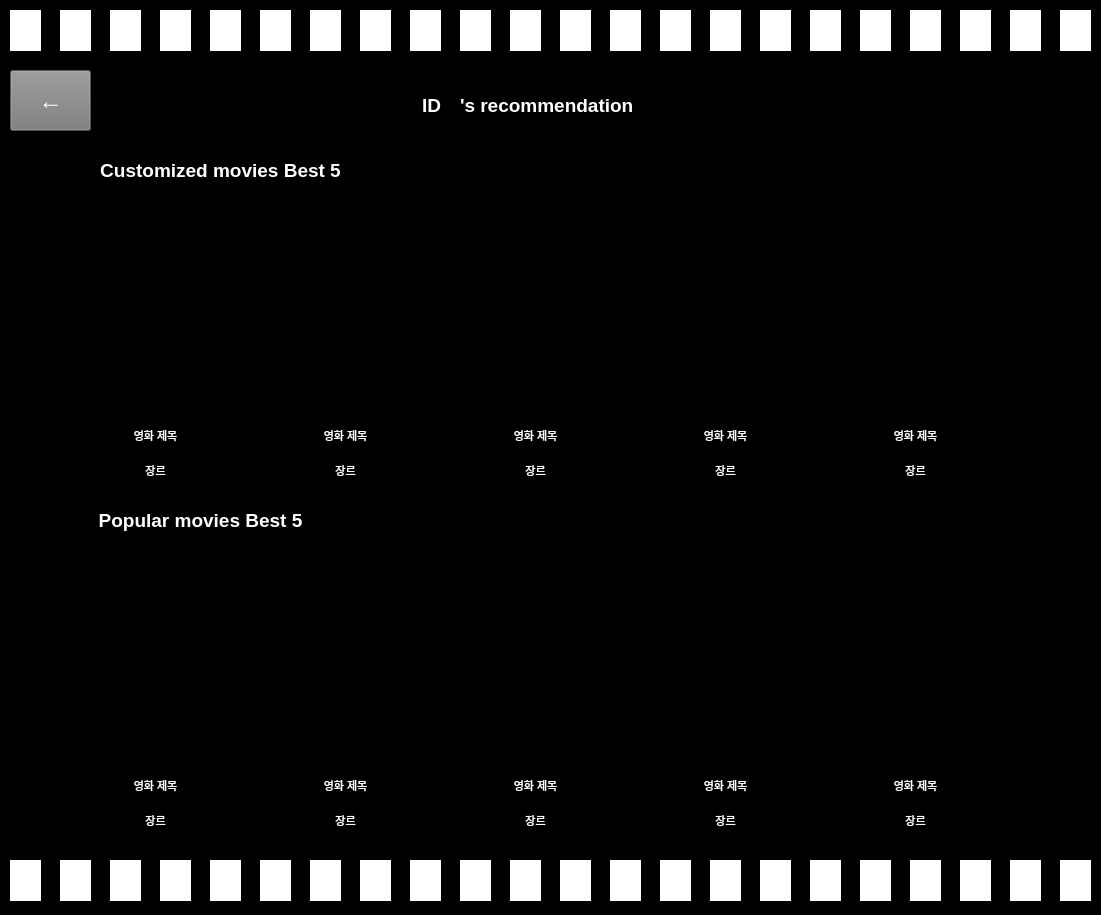
<?xml version="1.0" encoding="UTF-8"?>
<ui version="4.0">
 <class>MainWindow</class>
 <widget class="QMainWindow" name="MainWindow">
  <property name="geometry">
   <rect>
    <x>0</x>
    <y>0</y>
    <width>1101</width>
    <height>915</height>
   </rect>
  </property>
  <property name="windowTitle">
   <string>MainWindow</string>
  </property>
  <property name="styleSheet">
   <string notr="true">background-color: rgb(0, 0, 0);</string>
  </property>
  <widget class="QWidget" name="centralwidget">
   <property name="autoFillBackground">
    <bool>false</bool>
   </property>
   <widget class="QLabel" name="label">
    <property name="geometry">
     <rect>
      <x>10</x>
      <y>10</y>
      <width>31</width>
      <height>41</height>
     </rect>
    </property>
    <property name="styleSheet">
     <string notr="true">background-color: rgb(255, 255, 255);</string>
    </property>
    <property name="text">
     <string/>
    </property>
   </widget>
   <widget class="QLabel" name="label_2">
    <property name="geometry">
     <rect>
      <x>60</x>
      <y>10</y>
      <width>31</width>
      <height>41</height>
     </rect>
    </property>
    <property name="styleSheet">
     <string notr="true">background-color: rgb(255, 255, 255);</string>
    </property>
    <property name="text">
     <string/>
    </property>
   </widget>
   <widget class="QLabel" name="label_3">
    <property name="geometry">
     <rect>
      <x>110</x>
      <y>10</y>
      <width>31</width>
      <height>41</height>
     </rect>
    </property>
    <property name="styleSheet">
     <string notr="true">background-color: rgb(255, 255, 255);</string>
    </property>
    <property name="text">
     <string/>
    </property>
   </widget>
   <widget class="QLabel" name="label_4">
    <property name="geometry">
     <rect>
      <x>160</x>
      <y>10</y>
      <width>31</width>
      <height>41</height>
     </rect>
    </property>
    <property name="styleSheet">
     <string notr="true">background-color: rgb(255, 255, 255);</string>
    </property>
    <property name="text">
     <string/>
    </property>
   </widget>
   <widget class="QLabel" name="label_5">
    <property name="geometry">
     <rect>
      <x>210</x>
      <y>10</y>
      <width>31</width>
      <height>41</height>
     </rect>
    </property>
    <property name="styleSheet">
     <string notr="true">background-color: rgb(255, 255, 255);</string>
    </property>
    <property name="text">
     <string/>
    </property>
   </widget>
   <widget class="QLabel" name="label_6">
    <property name="geometry">
     <rect>
      <x>260</x>
      <y>10</y>
      <width>31</width>
      <height>41</height>
     </rect>
    </property>
    <property name="styleSheet">
     <string notr="true">background-color: rgb(255, 255, 255);</string>
    </property>
    <property name="text">
     <string/>
    </property>
   </widget>
   <widget class="QLabel" name="label_7">
    <property name="geometry">
     <rect>
      <x>310</x>
      <y>10</y>
      <width>31</width>
      <height>41</height>
     </rect>
    </property>
    <property name="styleSheet">
     <string notr="true">background-color: rgb(255, 255, 255);</string>
    </property>
    <property name="text">
     <string/>
    </property>
   </widget>
   <widget class="QLabel" name="label_8">
    <property name="geometry">
     <rect>
      <x>360</x>
      <y>10</y>
      <width>31</width>
      <height>41</height>
     </rect>
    </property>
    <property name="styleSheet">
     <string notr="true">background-color: rgb(255, 255, 255);</string>
    </property>
    <property name="text">
     <string/>
    </property>
   </widget>
   <widget class="QLabel" name="label_9">
    <property name="geometry">
     <rect>
      <x>410</x>
      <y>10</y>
      <width>31</width>
      <height>41</height>
     </rect>
    </property>
    <property name="styleSheet">
     <string notr="true">background-color: rgb(255, 255, 255);</string>
    </property>
    <property name="text">
     <string/>
    </property>
   </widget>
   <widget class="QLabel" name="label_10">
    <property name="geometry">
     <rect>
      <x>460</x>
      <y>10</y>
      <width>31</width>
      <height>41</height>
     </rect>
    </property>
    <property name="styleSheet">
     <string notr="true">background-color: rgb(255, 255, 255);</string>
    </property>
    <property name="text">
     <string/>
    </property>
   </widget>
   <widget class="QLabel" name="label_11">
    <property name="geometry">
     <rect>
      <x>510</x>
      <y>10</y>
      <width>31</width>
      <height>41</height>
     </rect>
    </property>
    <property name="styleSheet">
     <string notr="true">background-color: rgb(255, 255, 255);</string>
    </property>
    <property name="text">
     <string/>
    </property>
   </widget>
   <widget class="QLabel" name="label_14">
    <property name="geometry">
     <rect>
      <x>110</x>
      <y>860</y>
      <width>31</width>
      <height>41</height>
     </rect>
    </property>
    <property name="styleSheet">
     <string notr="true">background-color: rgb(255, 255, 255);</string>
    </property>
    <property name="text">
     <string/>
    </property>
   </widget>
   <widget class="QLabel" name="label_15">
    <property name="geometry">
     <rect>
      <x>260</x>
      <y>860</y>
      <width>31</width>
      <height>41</height>
     </rect>
    </property>
    <property name="styleSheet">
     <string notr="true">background-color: rgb(255, 255, 255);</string>
    </property>
    <property name="text">
     <string/>
    </property>
   </widget>
   <widget class="QLabel" name="label_16">
    <property name="geometry">
     <rect>
      <x>160</x>
      <y>860</y>
      <width>31</width>
      <height>41</height>
     </rect>
    </property>
    <property name="styleSheet">
     <string notr="true">background-color: rgb(255, 255, 255);</string>
    </property>
    <property name="text">
     <string/>
    </property>
   </widget>
   <widget class="QLabel" name="label_17">
    <property name="geometry">
     <rect>
      <x>510</x>
      <y>860</y>
      <width>31</width>
      <height>41</height>
     </rect>
    </property>
    <property name="styleSheet">
     <string notr="true">background-color: rgb(255, 255, 255);</string>
    </property>
    <property name="text">
     <string/>
    </property>
   </widget>
   <widget class="QLabel" name="label_18">
    <property name="geometry">
     <rect>
      <x>10</x>
      <y>860</y>
      <width>31</width>
      <height>41</height>
     </rect>
    </property>
    <property name="styleSheet">
     <string notr="true">background-color: rgb(255, 255, 255);</string>
    </property>
    <property name="text">
     <string/>
    </property>
   </widget>
   <widget class="QLabel" name="label_19">
    <property name="geometry">
     <rect>
      <x>410</x>
      <y>860</y>
      <width>31</width>
      <height>41</height>
     </rect>
    </property>
    <property name="styleSheet">
     <string notr="true">background-color: rgb(255, 255, 255);</string>
    </property>
    <property name="text">
     <string/>
    </property>
   </widget>
   <widget class="QLabel" name="label_20">
    <property name="geometry">
     <rect>
      <x>210</x>
      <y>860</y>
      <width>31</width>
      <height>41</height>
     </rect>
    </property>
    <property name="styleSheet">
     <string notr="true">background-color: rgb(255, 255, 255);</string>
    </property>
    <property name="text">
     <string/>
    </property>
   </widget>
   <widget class="QLabel" name="label_22">
    <property name="geometry">
     <rect>
      <x>310</x>
      <y>860</y>
      <width>31</width>
      <height>41</height>
     </rect>
    </property>
    <property name="styleSheet">
     <string notr="true">background-color: rgb(255, 255, 255);</string>
    </property>
    <property name="text">
     <string/>
    </property>
   </widget>
   <widget class="QLabel" name="label_23">
    <property name="geometry">
     <rect>
      <x>460</x>
      <y>860</y>
      <width>31</width>
      <height>41</height>
     </rect>
    </property>
    <property name="styleSheet">
     <string notr="true">background-color: rgb(255, 255, 255);</string>
    </property>
    <property name="text">
     <string/>
    </property>
   </widget>
   <widget class="QLabel" name="label_25">
    <property name="geometry">
     <rect>
      <x>60</x>
      <y>860</y>
      <width>31</width>
      <height>41</height>
     </rect>
    </property>
    <property name="styleSheet">
     <string notr="true">background-color: rgb(255, 255, 255);</string>
    </property>
    <property name="text">
     <string/>
    </property>
   </widget>
   <widget class="QLabel" name="label_26">
    <property name="geometry">
     <rect>
      <x>360</x>
      <y>860</y>
      <width>31</width>
      <height>41</height>
     </rect>
    </property>
    <property name="styleSheet">
     <string notr="true">background-color: rgb(255, 255, 255);</string>
    </property>
    <property name="text">
     <string/>
    </property>
   </widget>
   <widget class="QLabel" name="label_12">
    <property name="geometry">
     <rect>
      <x>460</x>
      <y>90</y>
      <width>221</width>
      <height>31</height>
     </rect>
    </property>
    <property name="font">
     <font>
      <family>Arial</family>
      <pointsize>14</pointsize>
      <weight>75</weight>
      <bold>true</bold>
     </font>
    </property>
    <property name="styleSheet">
     <string notr="true">color: rgb(255, 255, 255);</string>
    </property>
    <property name="text">
     <string>'s recommendation</string>
    </property>
    <property name="alignment">
     <set>Qt::AlignLeading|Qt::AlignLeft|Qt::AlignVCenter</set>
    </property>
   </widget>
   <widget class="QLabel" name="label_13">
    <property name="geometry">
     <rect>
      <x>50</x>
      <y>160</y>
      <width>341</width>
      <height>21</height>
     </rect>
    </property>
    <property name="font">
     <font>
      <family>Arial</family>
      <pointsize>14</pointsize>
      <weight>75</weight>
      <bold>true</bold>
     </font>
    </property>
    <property name="styleSheet">
     <string notr="true">color: rgb(255, 255, 255);</string>
    </property>
    <property name="text">
     <string>Customized movies Best 5</string>
    </property>
    <property name="alignment">
     <set>Qt::AlignCenter</set>
    </property>
   </widget>
   <widget class="QLabel" name="label_21">
    <property name="geometry">
     <rect>
      <x>380</x>
      <y>90</y>
      <width>61</width>
      <height>31</height>
     </rect>
    </property>
    <property name="font">
     <font>
      <family>Arial</family>
      <pointsize>14</pointsize>
      <weight>75</weight>
      <bold>true</bold>
     </font>
    </property>
    <property name="styleSheet">
     <string notr="true">color: rgb(255, 255, 255);</string>
    </property>
    <property name="text">
     <string>ID</string>
    </property>
    <property name="alignment">
     <set>Qt::AlignRight|Qt::AlignTrailing|Qt::AlignVCenter</set>
    </property>
   </widget>
   <widget class="QPushButton" name="pushButton_3">
    <property name="geometry">
     <rect>
      <x>10</x>
      <y>70</y>
      <width>81</width>
      <height>61</height>
     </rect>
    </property>
    <property name="font">
     <font>
      <family>Arial</family>
      <pointsize>18</pointsize>
     </font>
    </property>
    <property name="styleSheet">
     <string notr="true">background-color: rgb(122, 122, 122);
color: rgb(255, 255, 255);</string>
    </property>
    <property name="text">
     <string>←</string>
    </property>
   </widget>
   <widget class="QGraphicsView" name="graphicsView">
    <property name="geometry">
     <rect>
      <x>70</x>
      <y>200</y>
      <width>171</width>
      <height>211</height>
     </rect>
    </property>
   </widget>
   <widget class="QLabel" name="label_24">
    <property name="geometry">
     <rect>
      <x>70</x>
      <y>420</y>
      <width>171</width>
      <height>31</height>
     </rect>
    </property>
    <property name="font">
     <font>
      <family>Arial</family>
      <pointsize>8</pointsize>
      <weight>50</weight>
      <bold>false</bold>
     </font>
    </property>
    <property name="styleSheet">
     <string notr="true">color: rgb(255, 255, 255);</string>
    </property>
    <property name="text">
     <string>영화 제목</string>
    </property>
    <property name="alignment">
     <set>Qt::AlignCenter</set>
    </property>
   </widget>
   <widget class="QLabel" name="label_31">
    <property name="geometry">
     <rect>
      <x>70</x>
      <y>460</y>
      <width>171</width>
      <height>21</height>
     </rect>
    </property>
    <property name="font">
     <font>
      <family>Arial</family>
      <pointsize>8</pointsize>
      <weight>50</weight>
      <bold>false</bold>
     </font>
    </property>
    <property name="styleSheet">
     <string notr="true">color: rgb(255, 255, 255);</string>
    </property>
    <property name="text">
     <string>장르</string>
    </property>
    <property name="alignment">
     <set>Qt::AlignCenter</set>
    </property>
   </widget>
   <widget class="QLabel" name="label_36">
    <property name="geometry">
     <rect>
      <x>610</x>
      <y>10</y>
      <width>31</width>
      <height>41</height>
     </rect>
    </property>
    <property name="styleSheet">
     <string notr="true">background-color: rgb(255, 255, 255);</string>
    </property>
    <property name="text">
     <string/>
    </property>
   </widget>
   <widget class="QLabel" name="label_37">
    <property name="geometry">
     <rect>
      <x>560</x>
      <y>10</y>
      <width>31</width>
      <height>41</height>
     </rect>
    </property>
    <property name="styleSheet">
     <string notr="true">background-color: rgb(255, 255, 255);</string>
    </property>
    <property name="text">
     <string/>
    </property>
   </widget>
   <widget class="QLabel" name="label_38">
    <property name="geometry">
     <rect>
      <x>660</x>
      <y>10</y>
      <width>31</width>
      <height>41</height>
     </rect>
    </property>
    <property name="styleSheet">
     <string notr="true">background-color: rgb(255, 255, 255);</string>
    </property>
    <property name="text">
     <string/>
    </property>
   </widget>
   <widget class="QLabel" name="label_39">
    <property name="geometry">
     <rect>
      <x>560</x>
      <y>860</y>
      <width>31</width>
      <height>41</height>
     </rect>
    </property>
    <property name="styleSheet">
     <string notr="true">background-color: rgb(255, 255, 255);</string>
    </property>
    <property name="text">
     <string/>
    </property>
   </widget>
   <widget class="QLabel" name="label_40">
    <property name="geometry">
     <rect>
      <x>660</x>
      <y>860</y>
      <width>31</width>
      <height>41</height>
     </rect>
    </property>
    <property name="styleSheet">
     <string notr="true">background-color: rgb(255, 255, 255);</string>
    </property>
    <property name="text">
     <string/>
    </property>
   </widget>
   <widget class="QLabel" name="label_41">
    <property name="geometry">
     <rect>
      <x>610</x>
      <y>860</y>
      <width>31</width>
      <height>41</height>
     </rect>
    </property>
    <property name="styleSheet">
     <string notr="true">background-color: rgb(255, 255, 255);</string>
    </property>
    <property name="text">
     <string/>
    </property>
   </widget>
   <widget class="QLabel" name="label_44">
    <property name="geometry">
     <rect>
      <x>60</x>
      <y>510</y>
      <width>281</width>
      <height>21</height>
     </rect>
    </property>
    <property name="font">
     <font>
      <family>Arial</family>
      <pointsize>14</pointsize>
      <weight>75</weight>
      <bold>true</bold>
     </font>
    </property>
    <property name="styleSheet">
     <string notr="true">color: rgb(255, 255, 255);</string>
    </property>
    <property name="text">
     <string>Popular movies Best 5</string>
    </property>
    <property name="alignment">
     <set>Qt::AlignCenter</set>
    </property>
   </widget>
   <widget class="QGraphicsView" name="graphicsView_2">
    <property name="geometry">
     <rect>
      <x>260</x>
      <y>200</y>
      <width>171</width>
      <height>211</height>
     </rect>
    </property>
   </widget>
   <widget class="QGraphicsView" name="graphicsView_3">
    <property name="geometry">
     <rect>
      <x>640</x>
      <y>200</y>
      <width>171</width>
      <height>211</height>
     </rect>
    </property>
   </widget>
   <widget class="QGraphicsView" name="graphicsView_4">
    <property name="geometry">
     <rect>
      <x>450</x>
      <y>200</y>
      <width>171</width>
      <height>211</height>
     </rect>
    </property>
   </widget>
   <widget class="QGraphicsView" name="graphicsView_5">
    <property name="geometry">
     <rect>
      <x>830</x>
      <y>200</y>
      <width>171</width>
      <height>211</height>
     </rect>
    </property>
   </widget>
   <widget class="QLabel" name="label_27">
    <property name="geometry">
     <rect>
      <x>260</x>
      <y>420</y>
      <width>171</width>
      <height>31</height>
     </rect>
    </property>
    <property name="font">
     <font>
      <family>Arial</family>
      <pointsize>8</pointsize>
      <weight>50</weight>
      <bold>false</bold>
     </font>
    </property>
    <property name="styleSheet">
     <string notr="true">color: rgb(255, 255, 255);</string>
    </property>
    <property name="text">
     <string>영화 제목</string>
    </property>
    <property name="alignment">
     <set>Qt::AlignCenter</set>
    </property>
   </widget>
   <widget class="QLabel" name="label_32">
    <property name="geometry">
     <rect>
      <x>260</x>
      <y>460</y>
      <width>171</width>
      <height>21</height>
     </rect>
    </property>
    <property name="font">
     <font>
      <family>Arial</family>
      <pointsize>8</pointsize>
      <weight>50</weight>
      <bold>false</bold>
     </font>
    </property>
    <property name="styleSheet">
     <string notr="true">color: rgb(255, 255, 255);</string>
    </property>
    <property name="text">
     <string>장르</string>
    </property>
    <property name="alignment">
     <set>Qt::AlignCenter</set>
    </property>
   </widget>
   <widget class="QLabel" name="label_33">
    <property name="geometry">
     <rect>
      <x>640</x>
      <y>460</y>
      <width>171</width>
      <height>21</height>
     </rect>
    </property>
    <property name="font">
     <font>
      <family>Arial</family>
      <pointsize>8</pointsize>
      <weight>50</weight>
      <bold>false</bold>
     </font>
    </property>
    <property name="styleSheet">
     <string notr="true">color: rgb(255, 255, 255);</string>
    </property>
    <property name="text">
     <string>장르</string>
    </property>
    <property name="alignment">
     <set>Qt::AlignCenter</set>
    </property>
   </widget>
   <widget class="QLabel" name="label_28">
    <property name="geometry">
     <rect>
      <x>640</x>
      <y>420</y>
      <width>171</width>
      <height>31</height>
     </rect>
    </property>
    <property name="font">
     <font>
      <family>Arial</family>
      <pointsize>8</pointsize>
      <weight>50</weight>
      <bold>false</bold>
     </font>
    </property>
    <property name="styleSheet">
     <string notr="true">color: rgb(255, 255, 255);</string>
    </property>
    <property name="text">
     <string>영화 제목</string>
    </property>
    <property name="alignment">
     <set>Qt::AlignCenter</set>
    </property>
   </widget>
   <widget class="QLabel" name="label_29">
    <property name="geometry">
     <rect>
      <x>450</x>
      <y>420</y>
      <width>171</width>
      <height>31</height>
     </rect>
    </property>
    <property name="font">
     <font>
      <family>Arial</family>
      <pointsize>8</pointsize>
      <weight>50</weight>
      <bold>false</bold>
     </font>
    </property>
    <property name="styleSheet">
     <string notr="true">color: rgb(255, 255, 255);</string>
    </property>
    <property name="text">
     <string>영화 제목</string>
    </property>
    <property name="alignment">
     <set>Qt::AlignCenter</set>
    </property>
   </widget>
   <widget class="QLabel" name="label_34">
    <property name="geometry">
     <rect>
      <x>450</x>
      <y>460</y>
      <width>171</width>
      <height>21</height>
     </rect>
    </property>
    <property name="font">
     <font>
      <family>Arial</family>
      <pointsize>8</pointsize>
      <weight>50</weight>
      <bold>false</bold>
     </font>
    </property>
    <property name="styleSheet">
     <string notr="true">color: rgb(255, 255, 255);</string>
    </property>
    <property name="text">
     <string>장르</string>
    </property>
    <property name="alignment">
     <set>Qt::AlignCenter</set>
    </property>
   </widget>
   <widget class="QLabel" name="label_35">
    <property name="geometry">
     <rect>
      <x>830</x>
      <y>460</y>
      <width>171</width>
      <height>21</height>
     </rect>
    </property>
    <property name="font">
     <font>
      <family>Arial</family>
      <pointsize>8</pointsize>
      <weight>50</weight>
      <bold>false</bold>
     </font>
    </property>
    <property name="styleSheet">
     <string notr="true">color: rgb(255, 255, 255);</string>
    </property>
    <property name="text">
     <string>장르</string>
    </property>
    <property name="alignment">
     <set>Qt::AlignCenter</set>
    </property>
   </widget>
   <widget class="QLabel" name="label_30">
    <property name="geometry">
     <rect>
      <x>830</x>
      <y>420</y>
      <width>171</width>
      <height>31</height>
     </rect>
    </property>
    <property name="font">
     <font>
      <family>Arial</family>
      <pointsize>8</pointsize>
      <weight>50</weight>
      <bold>false</bold>
     </font>
    </property>
    <property name="styleSheet">
     <string notr="true">color: rgb(255, 255, 255);</string>
    </property>
    <property name="text">
     <string>영화 제목</string>
    </property>
    <property name="alignment">
     <set>Qt::AlignCenter</set>
    </property>
   </widget>
   <widget class="QLabel" name="label_42">
    <property name="geometry">
     <rect>
      <x>450</x>
      <y>810</y>
      <width>171</width>
      <height>21</height>
     </rect>
    </property>
    <property name="font">
     <font>
      <family>Arial</family>
      <pointsize>8</pointsize>
      <weight>50</weight>
      <bold>false</bold>
     </font>
    </property>
    <property name="styleSheet">
     <string notr="true">color: rgb(255, 255, 255);</string>
    </property>
    <property name="text">
     <string>장르</string>
    </property>
    <property name="alignment">
     <set>Qt::AlignCenter</set>
    </property>
   </widget>
   <widget class="QGraphicsView" name="graphicsView_6">
    <property name="geometry">
     <rect>
      <x>450</x>
      <y>550</y>
      <width>171</width>
      <height>211</height>
     </rect>
    </property>
   </widget>
   <widget class="QGraphicsView" name="graphicsView_7">
    <property name="geometry">
     <rect>
      <x>830</x>
      <y>550</y>
      <width>171</width>
      <height>211</height>
     </rect>
    </property>
   </widget>
   <widget class="QLabel" name="label_43">
    <property name="geometry">
     <rect>
      <x>830</x>
      <y>810</y>
      <width>171</width>
      <height>21</height>
     </rect>
    </property>
    <property name="font">
     <font>
      <family>Arial</family>
      <pointsize>8</pointsize>
      <weight>50</weight>
      <bold>false</bold>
     </font>
    </property>
    <property name="styleSheet">
     <string notr="true">color: rgb(255, 255, 255);</string>
    </property>
    <property name="text">
     <string>장르</string>
    </property>
    <property name="alignment">
     <set>Qt::AlignCenter</set>
    </property>
   </widget>
   <widget class="QGraphicsView" name="graphicsView_8">
    <property name="geometry">
     <rect>
      <x>260</x>
      <y>550</y>
      <width>171</width>
      <height>211</height>
     </rect>
    </property>
   </widget>
   <widget class="QLabel" name="label_45">
    <property name="geometry">
     <rect>
      <x>260</x>
      <y>810</y>
      <width>171</width>
      <height>21</height>
     </rect>
    </property>
    <property name="font">
     <font>
      <family>Arial</family>
      <pointsize>8</pointsize>
      <weight>50</weight>
      <bold>false</bold>
     </font>
    </property>
    <property name="styleSheet">
     <string notr="true">color: rgb(255, 255, 255);</string>
    </property>
    <property name="text">
     <string>장르</string>
    </property>
    <property name="alignment">
     <set>Qt::AlignCenter</set>
    </property>
   </widget>
   <widget class="QLabel" name="label_46">
    <property name="geometry">
     <rect>
      <x>260</x>
      <y>770</y>
      <width>171</width>
      <height>31</height>
     </rect>
    </property>
    <property name="font">
     <font>
      <family>Arial</family>
      <pointsize>8</pointsize>
      <weight>50</weight>
      <bold>false</bold>
     </font>
    </property>
    <property name="styleSheet">
     <string notr="true">color: rgb(255, 255, 255);</string>
    </property>
    <property name="text">
     <string>영화 제목</string>
    </property>
    <property name="alignment">
     <set>Qt::AlignCenter</set>
    </property>
   </widget>
   <widget class="QLabel" name="label_47">
    <property name="geometry">
     <rect>
      <x>640</x>
      <y>810</y>
      <width>171</width>
      <height>21</height>
     </rect>
    </property>
    <property name="font">
     <font>
      <family>Arial</family>
      <pointsize>8</pointsize>
      <weight>50</weight>
      <bold>false</bold>
     </font>
    </property>
    <property name="styleSheet">
     <string notr="true">color: rgb(255, 255, 255);</string>
    </property>
    <property name="text">
     <string>장르</string>
    </property>
    <property name="alignment">
     <set>Qt::AlignCenter</set>
    </property>
   </widget>
   <widget class="QLabel" name="label_48">
    <property name="geometry">
     <rect>
      <x>70</x>
      <y>770</y>
      <width>171</width>
      <height>31</height>
     </rect>
    </property>
    <property name="font">
     <font>
      <family>Arial</family>
      <pointsize>8</pointsize>
      <weight>50</weight>
      <bold>false</bold>
     </font>
    </property>
    <property name="styleSheet">
     <string notr="true">color: rgb(255, 255, 255);</string>
    </property>
    <property name="text">
     <string>영화 제목</string>
    </property>
    <property name="alignment">
     <set>Qt::AlignCenter</set>
    </property>
   </widget>
   <widget class="QGraphicsView" name="graphicsView_9">
    <property name="geometry">
     <rect>
      <x>640</x>
      <y>550</y>
      <width>171</width>
      <height>211</height>
     </rect>
    </property>
   </widget>
   <widget class="QGraphicsView" name="graphicsView_10">
    <property name="geometry">
     <rect>
      <x>70</x>
      <y>550</y>
      <width>171</width>
      <height>211</height>
     </rect>
    </property>
   </widget>
   <widget class="QLabel" name="label_49">
    <property name="geometry">
     <rect>
      <x>830</x>
      <y>770</y>
      <width>171</width>
      <height>31</height>
     </rect>
    </property>
    <property name="font">
     <font>
      <family>Arial</family>
      <pointsize>8</pointsize>
      <weight>50</weight>
      <bold>false</bold>
     </font>
    </property>
    <property name="styleSheet">
     <string notr="true">color: rgb(255, 255, 255);</string>
    </property>
    <property name="text">
     <string>영화 제목</string>
    </property>
    <property name="alignment">
     <set>Qt::AlignCenter</set>
    </property>
   </widget>
   <widget class="QLabel" name="label_50">
    <property name="geometry">
     <rect>
      <x>450</x>
      <y>770</y>
      <width>171</width>
      <height>31</height>
     </rect>
    </property>
    <property name="font">
     <font>
      <family>Arial</family>
      <pointsize>8</pointsize>
      <weight>50</weight>
      <bold>false</bold>
     </font>
    </property>
    <property name="styleSheet">
     <string notr="true">color: rgb(255, 255, 255);</string>
    </property>
    <property name="text">
     <string>영화 제목</string>
    </property>
    <property name="alignment">
     <set>Qt::AlignCenter</set>
    </property>
   </widget>
   <widget class="QLabel" name="label_51">
    <property name="geometry">
     <rect>
      <x>640</x>
      <y>770</y>
      <width>171</width>
      <height>31</height>
     </rect>
    </property>
    <property name="font">
     <font>
      <family>Arial</family>
      <pointsize>8</pointsize>
      <weight>50</weight>
      <bold>false</bold>
     </font>
    </property>
    <property name="styleSheet">
     <string notr="true">color: rgb(255, 255, 255);</string>
    </property>
    <property name="text">
     <string>영화 제목</string>
    </property>
    <property name="alignment">
     <set>Qt::AlignCenter</set>
    </property>
   </widget>
   <widget class="QLabel" name="label_52">
    <property name="geometry">
     <rect>
      <x>70</x>
      <y>810</y>
      <width>171</width>
      <height>21</height>
     </rect>
    </property>
    <property name="font">
     <font>
      <family>Arial</family>
      <pointsize>8</pointsize>
      <weight>50</weight>
      <bold>false</bold>
     </font>
    </property>
    <property name="styleSheet">
     <string notr="true">color: rgb(255, 255, 255);</string>
    </property>
    <property name="text">
     <string>장르</string>
    </property>
    <property name="alignment">
     <set>Qt::AlignCenter</set>
    </property>
   </widget>
   <widget class="QLabel" name="label_53">
    <property name="geometry">
     <rect>
      <x>910</x>
      <y>860</y>
      <width>31</width>
      <height>41</height>
     </rect>
    </property>
    <property name="styleSheet">
     <string notr="true">background-color: rgb(255, 255, 255);</string>
    </property>
    <property name="text">
     <string/>
    </property>
   </widget>
   <widget class="QLabel" name="label_54">
    <property name="geometry">
     <rect>
      <x>860</x>
      <y>860</y>
      <width>31</width>
      <height>41</height>
     </rect>
    </property>
    <property name="styleSheet">
     <string notr="true">background-color: rgb(255, 255, 255);</string>
    </property>
    <property name="text">
     <string/>
    </property>
   </widget>
   <widget class="QLabel" name="label_55">
    <property name="geometry">
     <rect>
      <x>810</x>
      <y>860</y>
      <width>31</width>
      <height>41</height>
     </rect>
    </property>
    <property name="styleSheet">
     <string notr="true">background-color: rgb(255, 255, 255);</string>
    </property>
    <property name="text">
     <string/>
    </property>
   </widget>
   <widget class="QLabel" name="label_56">
    <property name="geometry">
     <rect>
      <x>710</x>
      <y>860</y>
      <width>31</width>
      <height>41</height>
     </rect>
    </property>
    <property name="styleSheet">
     <string notr="true">background-color: rgb(255, 255, 255);</string>
    </property>
    <property name="text">
     <string/>
    </property>
   </widget>
   <widget class="QLabel" name="label_57">
    <property name="geometry">
     <rect>
      <x>760</x>
      <y>860</y>
      <width>31</width>
      <height>41</height>
     </rect>
    </property>
    <property name="styleSheet">
     <string notr="true">background-color: rgb(255, 255, 255);</string>
    </property>
    <property name="text">
     <string/>
    </property>
   </widget>
   <widget class="QLabel" name="label_58">
    <property name="geometry">
     <rect>
      <x>1060</x>
      <y>860</y>
      <width>31</width>
      <height>41</height>
     </rect>
    </property>
    <property name="styleSheet">
     <string notr="true">background-color: rgb(255, 255, 255);</string>
    </property>
    <property name="text">
     <string/>
    </property>
   </widget>
   <widget class="QLabel" name="label_59">
    <property name="geometry">
     <rect>
      <x>1010</x>
      <y>860</y>
      <width>31</width>
      <height>41</height>
     </rect>
    </property>
    <property name="styleSheet">
     <string notr="true">background-color: rgb(255, 255, 255);</string>
    </property>
    <property name="text">
     <string/>
    </property>
   </widget>
   <widget class="QLabel" name="label_60">
    <property name="geometry">
     <rect>
      <x>960</x>
      <y>860</y>
      <width>31</width>
      <height>41</height>
     </rect>
    </property>
    <property name="styleSheet">
     <string notr="true">background-color: rgb(255, 255, 255);</string>
    </property>
    <property name="text">
     <string/>
    </property>
   </widget>
   <widget class="QLabel" name="label_61">
    <property name="geometry">
     <rect>
      <x>960</x>
      <y>10</y>
      <width>31</width>
      <height>41</height>
     </rect>
    </property>
    <property name="styleSheet">
     <string notr="true">background-color: rgb(255, 255, 255);</string>
    </property>
    <property name="text">
     <string/>
    </property>
   </widget>
   <widget class="QLabel" name="label_62">
    <property name="geometry">
     <rect>
      <x>1010</x>
      <y>10</y>
      <width>31</width>
      <height>41</height>
     </rect>
    </property>
    <property name="styleSheet">
     <string notr="true">background-color: rgb(255, 255, 255);</string>
    </property>
    <property name="text">
     <string/>
    </property>
   </widget>
   <widget class="QLabel" name="label_63">
    <property name="geometry">
     <rect>
      <x>910</x>
      <y>10</y>
      <width>31</width>
      <height>41</height>
     </rect>
    </property>
    <property name="styleSheet">
     <string notr="true">background-color: rgb(255, 255, 255);</string>
    </property>
    <property name="text">
     <string/>
    </property>
   </widget>
   <widget class="QLabel" name="label_64">
    <property name="geometry">
     <rect>
      <x>710</x>
      <y>10</y>
      <width>31</width>
      <height>41</height>
     </rect>
    </property>
    <property name="styleSheet">
     <string notr="true">background-color: rgb(255, 255, 255);</string>
    </property>
    <property name="text">
     <string/>
    </property>
   </widget>
   <widget class="QLabel" name="label_65">
    <property name="geometry">
     <rect>
      <x>860</x>
      <y>10</y>
      <width>31</width>
      <height>41</height>
     </rect>
    </property>
    <property name="styleSheet">
     <string notr="true">background-color: rgb(255, 255, 255);</string>
    </property>
    <property name="text">
     <string/>
    </property>
   </widget>
   <widget class="QLabel" name="label_66">
    <property name="geometry">
     <rect>
      <x>810</x>
      <y>10</y>
      <width>31</width>
      <height>41</height>
     </rect>
    </property>
    <property name="styleSheet">
     <string notr="true">background-color: rgb(255, 255, 255);</string>
    </property>
    <property name="text">
     <string/>
    </property>
   </widget>
   <widget class="QLabel" name="label_67">
    <property name="geometry">
     <rect>
      <x>760</x>
      <y>10</y>
      <width>31</width>
      <height>41</height>
     </rect>
    </property>
    <property name="styleSheet">
     <string notr="true">background-color: rgb(255, 255, 255);</string>
    </property>
    <property name="text">
     <string/>
    </property>
   </widget>
   <widget class="QLabel" name="label_68">
    <property name="geometry">
     <rect>
      <x>1060</x>
      <y>10</y>
      <width>31</width>
      <height>41</height>
     </rect>
    </property>
    <property name="styleSheet">
     <string notr="true">background-color: rgb(255, 255, 255);</string>
    </property>
    <property name="text">
     <string/>
    </property>
   </widget>
  </widget>
 </widget>
 <resources/>
 <connections>
  <connection>
   <sender>pushButton_3</sender>
   <signal>clicked()</signal>
   <receiver>MainWindow</receiver>
   <slot>goMain()</slot>
   <hints>
    <hint type="sourcelabel">
     <x>31</x>
     <y>84</y>
    </hint>
    <hint type="destinationlabel">
     <x>146</x>
     <y>115</y>
    </hint>
   </hints>
  </connection>
 </connections>
 <slots>
  <slot>goMain()</slot>
 </slots>
</ui>
